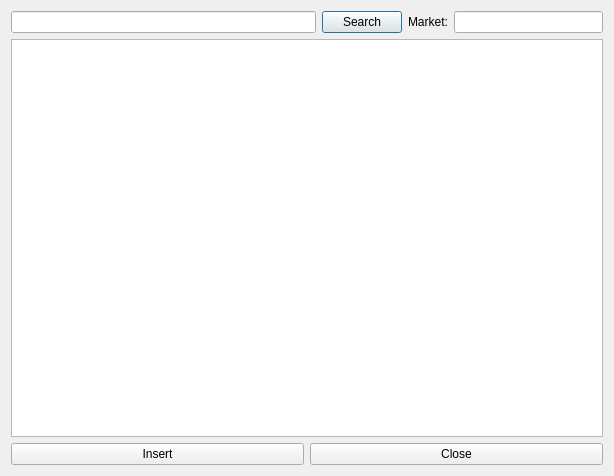
<?xml version="1.0" encoding="UTF-8"?>
<ui version="4.0">
 <class>DlgSearchSpotify</class>
 <widget class="QDialog" name="DlgSearchSpotify">
  <property name="geometry">
   <rect>
    <x>0</x>
    <y>0</y>
    <width>614</width>
    <height>476</height>
   </rect>
  </property>
  <property name="sizePolicy">
   <sizepolicy hsizetype="Fixed" vsizetype="Fixed">
    <horstretch>0</horstretch>
    <verstretch>0</verstretch>
   </sizepolicy>
  </property>
  <property name="windowTitle">
   <string>Spotify Search Music</string>
  </property>
  <property name="modal">
   <bool>true</bool>
  </property>
  <layout class="QVBoxLayout" name="verticalLayout">
   <item>
    <layout class="QHBoxLayout" name="horizontalLayout_6" stretch="2,1">
     <item>
      <layout class="QHBoxLayout" name="horizontalLayout">
       <item>
        <widget class="QLineEdit" name="leMusicSearch"/>
       </item>
       <item>
        <widget class="QPushButton" name="pbSearch">
         <property name="text">
          <string>Search</string>
         </property>
        </widget>
       </item>
      </layout>
     </item>
     <item>
      <layout class="QHBoxLayout" name="horizontalLayout_5">
       <item>
        <widget class="QLabel" name="label">
         <property name="text">
          <string>Market:</string>
         </property>
        </widget>
       </item>
       <item>
        <widget class="QLineEdit" name="leMarket"/>
       </item>
      </layout>
     </item>
    </layout>
   </item>
   <item>
    <widget class="QListWidget" name="lwMusics">
     <property name="selectionMode">
      <enum>QAbstractItemView::MultiSelection</enum>
     </property>
    </widget>
   </item>
   <item>
    <layout class="QHBoxLayout" name="horizontalLayout_2">
     <item>
      <widget class="QPushButton" name="pbInsert">
       <property name="text">
        <string>Insert</string>
       </property>
      </widget>
     </item>
     <item>
      <widget class="QPushButton" name="pbClose">
       <property name="text">
        <string>Close</string>
       </property>
      </widget>
     </item>
    </layout>
   </item>
  </layout>
 </widget>
 <resources/>
 <connections/>
</ui>
